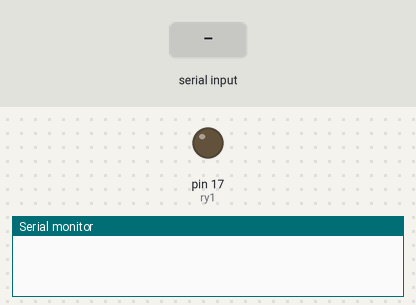
Simulated run of this sketch. Board: Arduino Uno, built with avr-gcc and run on an emulated ATmega328P. Shown: output pins drawn as LEDs (lit = HIGH), the last lines printed to the serial monitor. Inputs (shaded band) come from the test bench.

Above: at 1.2 s.
1.3 s: "90,45\n" received over Serial
At 3.6 s:
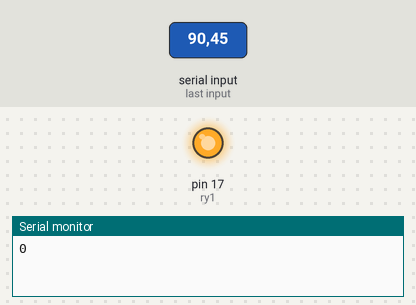
Timing chart, 0 to 5.1 s (numbered marks = the images above; inputs shaded):
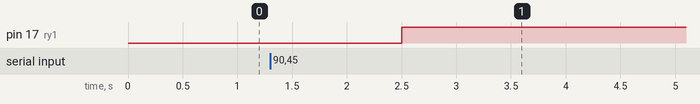

The sketch:

Srial_parseInt.ino
```cpp
const int ry1 = 17;
void setup()
{
  pinMode(ry1, OUTPUT);
  Serial.begin(115200);
}

void loop() {
  while (Serial.available() > 0) // ถ้ามีการสื่อสารทาง Serial เข้ามา
  {
    if (Serial.read() == '\n') { // ถ้าค่าที่อ่านได้เป็น '\n' แสดงว่าจบค่าที่ส่งแล้ว
      int val = Serial.parseInt(); // อ่านค่าที่ส่งเข้ามาแล้วแปลงเป็นตัวเลข
      Serial.println(val); // แสดงค่าที่อ่านได้ ออกไปที่จอ Serial Monitor

      if (val == 1) { // ประมวลผลจากข้อมูลที่ส่งเข้ามาทาง Serial เพื่อควบคุมตามที่ต้องการ
        digitalWrite(ry1, 0);
      } else if (val == 0) {
        digitalWrite(ry1, 1);
      }
    }
  }
  delay(500);
}
```

Measured:
- after the input at 1.3 s, pin 17 (ry1): LOW → HIGH after 1.2 s
